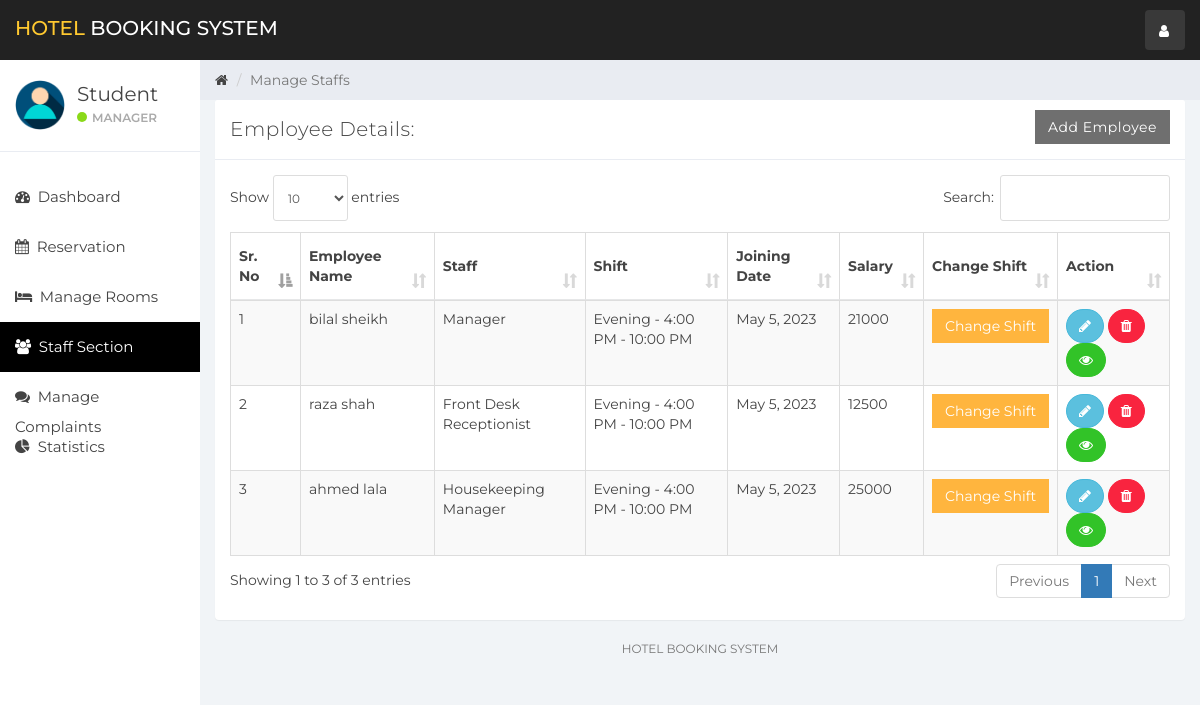
/index.php?staff_mang (signed in), run on the app's committed database.
### tables this page shows
CREATE TABLE `user` (
  `id` int(11) NOT NULL,
  `name` varchar(100) NOT NULL,
  `username` varchar(15) NOT NULL,
  `email` varchar(100) NOT NULL,
  `password` varchar(100) NOT NULL,
  `created_at` timestamp NOT NULL DEFAULT CURRENT_TIMESTAMP
);

CREATE TABLE `staff` (
  `emp_id` int(11) NOT NULL,
  `emp_name` varchar(100) NOT NULL,
  `staff_type_id` int(11) NOT NULL,
  `shift_id` int(11) NOT NULL,
  `id_card_type` int(11) NOT NULL,
  `id_card_no` varchar(20) NOT NULL,
  `address` varchar(100) NOT NULL,
  `contact_no` bigint(20) NOT NULL,
  `salary` bigint(20) NOT NULL,
  `joining_date` timestamp NOT NULL DEFAULT CURRENT_TIMESTAMP,
  `updated_at` timestamp NOT NULL DEFAULT CURRENT_TIMESTAMP ON UPDATE CURRENT_TIMESTAMP
);

CREATE TABLE `staff_type` (
  `staff_type_id` int(10) NOT NULL,
  `staff_type` varchar(100) NOT NULL
);

CREATE TABLE `shift` (
  `shift_id` int(10) NOT NULL,
  `shift` varchar(100) NOT NULL,
  `shift_timing` varchar(100) NOT NULL
);

### staff_mang.php (the view, shortened to what this page needs)
<div class="col-sm-9 col-sm-offset-3 col-lg-10 col-lg-offset-2 main">
    <div class="row">
        <ol class="breadcrumb">
            <li><a href="#">
                    <em class="fa fa-home"></em>
                </a></li>
            <li class="active">Manage Staffs</li>
        </ol>
    </div>
    <div class="row">
        <div class="col-lg-12">
            <div class="panel panel-default">
                <div class="panel-heading">Employee Details:
                    <a href="index.php?add_emp" class="btn btn-secondary pull-right" style="border-radius:0%">Add Employee</a>
                </div>
                <div class="panel-body">
                    <table class="table table-striped table-bordered table-responsive" cellspacing="0" width="100%"
                           id="rooms">
                        <thead>
                        <tr>
                            <th>Sr. No</th>
                            <th>Employee Name</th>
                            <th>Staff</th>
                            <th>Shift</th>
                            <th>Joining Date</th>
                            <th>Salary</th>
                            <th>Change Shift</th>
                            <th>Action</th>
                        </tr>
                        </thead>
                        <tbody>
                        <?php
                        $staff_query = "SELECT * FROM staff  NATURAL JOIN staff_type NATURAL JOIN shift";
                        $staff_result = mysqli_query($connection, $staff_query);
                        if (mysqli_num_rows($staff_result) > 0) {
                            while ($staff = mysqli_fetch_assoc($staff_result)) { ?>
                                <tr>
                                    <td><?php echo $staff['emp_id']; ?></td>
                                    <td><?php echo $staff['emp_name']; ?></td>
                                    <td><?php echo $staff['staff_type']; ?></td>
                                    <td><?php echo $staff['shift'] . ' - ' . $staff['shift_timing']; ?></td>
                                    <td><?php echo date('M j, Y', strtotime($staff['joining_date'])); ?></td>
                                    <td><?php echo $staff['salary']; ?></td>
                                    <td>
                                        <button class="btn btn-warning" style="border-radius:0%" data-toggle="modal" data-target="#changeShift"
                                                data-id="<?php echo $staff['emp_id']; ?>" id="change_shift">Change Shift</button>
                                    </td>
                                    <td>
                                        <button data-toggle="modal"
                                                data-target="#empDetail<?php echo $staff['emp_id']; ?>"
                                                data-id="<?php echo $staff['emp_id']; ?>" id="editEmp"
                                                class="btn btn-info" style="border-radius:60px;"><i class="fa fa-pencil"></i></button>
                                        <a href='functionmis.php?empid=<?php echo $staff['emp_id']; ?>'
                                           class="btn btn-danger" onclick="return confirm('Are you Sure?')" style="border-radius:60px;"><i
                                                    class="fa fa-trash"></i></a>
                                        <a href='index.php?emp_history&empid=<?php echo $staff['emp_id']; ?>'
                                           class="btn btn-success" title="Employee Histery" style="border-radius:60px;"><i class="fa fa-eye"></i></a>
                                    </td>
                                </tr>
                                <?php
                            }
                        }
                        ?>
                        </tbody>
                    </table>
                </div>
            </div>
        </div>
    </div>
    <div class="row">
        <div class="col-sm-12">
        <p class="back-link">hotel booking system</p>
        </div>
    </div>
</div>

### sidebar.php (shortened to what this page needs)
<div id="sidebar-collapse" class="col-sm-3 col-lg-2 sidebar">
    <div class="profile-sidebar">
        <div class="profile-userpic">
            <img src="img/user.png" class="img-responsive" alt="">
        </div>
        <div class="profile-usertitle">
            <div class="profile-usertitle-name"><?php echo $user['name'];?></div>
            <div class="profile-usertitle-status"><span class="indicator label-success"></span>Manager</div>
        </div>
    </div>
    <ul class="nav menu">
    <?php
        if (isset($_GET['dashboard'])){ ?>
            <li class="active">
                <a href="index.php?dashboard"><em class="fa fa-dashboard">&nbsp;</em>
                    Dashboard
                </a>
            </li>
        <?php } else{?>
            <li>
                <a href="index.php?dashboard"><em class="fa fa-dashboard">&nbsp;</em>
                    Dashboard
                </a>
            </li>
        <?php }
        if (isset($_GET['reservation'])){ ?>
            <li class="active">
            <a href="index.php?reservation"><em class="fa fa-calendar">&nbsp;</em>
                    Reservation
                </a>
            </li>
        <?php } else{?>
            <li>
            <a href="index.php?reservation"><em class="fa fa-calendar">&nbsp;</em>
                    Reservation
                </a>
            </li>
        <?php }
        if (isset($_GET['room_mang'])){ ?>
            <li class="active">
                <a href="index.php?room_mang"><em class="fa fa-bed">&nbsp;</em>
                    Manage Rooms
                </a>
            </li>
        <?php } else{?>
            <li>
            <a href="index.php?room_mang"><em class="fa fa-bed">&nbsp;</em>
                    Manage Rooms
                </a>
            </li>
        <?php }
        if (isset($_GET['staff_mang'])){ ?>
            <li class="active">
                <a href="index.php?staff_mang"><em class="fa fa-users">&nbsp;</em>
                    Staff Section
                </a>
            </li>
        <?php }
        if (isset($_GET['complain'])){ ?>
            <li class="active">
                <a href="index.php?complain"><em class="fa fa-comments">&nbsp;</em>
                    Manage Complaints
                </a>
            </li>
        <?php } else{?>
            <li>
                <a href="index.php?complain"><em class="fa fa-comments">&nbsp;</em>
                    Manage Complaints
                </a>
            </li>
        <?php }
        ?>
        <?php
        if (isset($_GET['statistics'])){ ?>
            <li class="active">
                <a href="index.php?statistics"><em class="fa fa-pie-chart">&nbsp;</em>
                    Statistics
                </a>
            </li>
        <?php } else{?>
        <li>
            <a href="index.php?statistics"><em class="fa fa-pie-chart">&nbsp;</em>
                Statistics
            </a>
        </li>
<?php }?>
    </ul>
</div>

### data on the page
user: name "Student"
staff: emp_id "1", emp_name "bilal sheikh", staff_type.staff_type "Manager", shift.shift "Evening", shift.shift_timing "4:00 PM - 10:00 PM", joining_date "May 5, 2023", salary "21000"
staff: emp_id "2", emp_name "raza shah", staff_type.staff_type "Front Desk Receptionist", shift.shift "Evening", shift.shift_timing "4:00 PM - 10:00 PM", joining_date "May 5, 2023", salary "12500"
staff: emp_id "3", emp_name "ahmed lala", staff_type.staff_type "Housekeeping Manager", shift.shift "Evening", shift.shift_timing "4:00 PM - 10:00 PM", joining_date "May 5, 2023", salary "25000"
